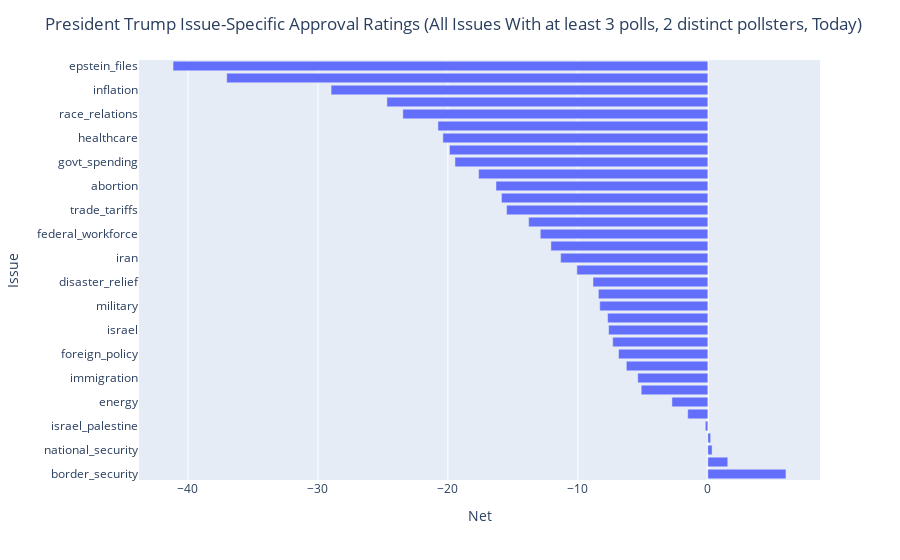

Notebook code cell kept with this figure:
### Code cell
fig = px.bar(all_qual_issues_approval, x='net', y='issue')
fig.update_layout(
    title='President Trump Issue-Specific Approval Ratings (All Issues With at least 3 polls, 2 distinct pollsters, Today)',
    xaxis_title='Net',
    yaxis_title='Issue',
    legend_title='Legend',
)
fig.show()

### Figure 1 — Plotly figure (JSON) as saved in the notebook; plotly's stock layout.template omitted (floating-point values rounded to 4 significant figures)
{"data": [{"hovertemplate": "net=%{x}<br>issue=%{y}<extra></extra>", "legendgroup": "", "marker": {"color": "#636efa", "pattern": {"shape": ""}}, "name": "", "orientation": "h", "showlegend": false, "textposition": "auto", "type": "bar", "x": [6.01, 1.534, 0.3253, 0.2151, -0.1941, -1.547, -2.764, -5.126, -5.392, -6.271, -6.87, -7.32, -7.633, -7.714, -8.315, -8.422, -8.835, -10.08, -11.32, -12.08, -12.89, -13.79, -15.49, -15.88, -16.3, -17.63, -19.46, -19.88, -20.39, -20.77, -23.47, -24.69, -28.99, -37.02, -41.15], "xaxis": "x", "y": ["border_security", "democracy", "national_security", "crime", "israel_palestine", "taxes", "energy", "govt_management", "immigration", "corruption", "foreign_policy", "environment", "israel", "deportations", "military", "national_debt", "disaster_relief", "guns", "iran", "israel_iran_conflict", "federal_workforce", "civil_rights", "trade_tariffs", "education", "abortion", "economy", "govt_spending", "climate_change", "healthcare", "ukraine", "race_relations", "russia", "inflation", "unity", "epstein_files"], "yaxis": "y"}], "layout": {"barmode": "relative", "legend": {"title": {"text": "Legend"}, "tracegroupgap": 0}, "margin": {"t": 60}, "title": {"text": "President Trump Issue-Specific Approval Ratings (All Issues With at least 3 polls, 2 distinct pollsters, Today)"}, "xaxis": {"anchor": "y", "domain": [0, 1], "title": {"text": "Net"}}, "yaxis": {"anchor": "x", "domain": [0, 1], "title": {"text": "Issue"}}}}
